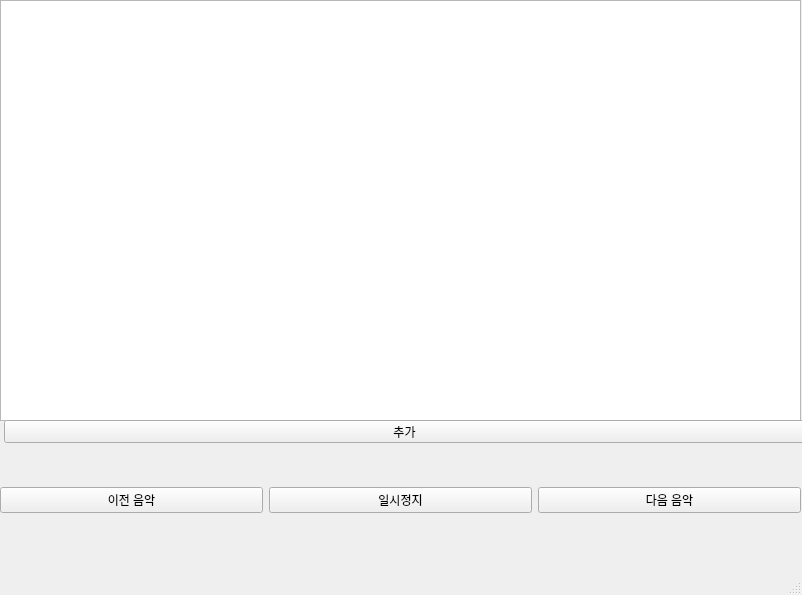
<?xml version="1.0" encoding="UTF-8"?>
<ui version="4.0">
 <class>MainWindow</class>
 <widget class="QMainWindow" name="MainWindow">
  <property name="geometry">
   <rect>
    <x>0</x>
    <y>0</y>
    <width>802</width>
    <height>595</height>
   </rect>
  </property>
  <property name="windowTitle">
   <string>음악 플레이어</string>
  </property>
  <widget class="QWidget" name="centralwidget">
   <widget class="QWidget" name="horizontalLayoutWidget">
    <property name="geometry">
     <rect>
      <x>0</x>
      <y>440</y>
      <width>801</width>
      <height>121</height>
     </rect>
    </property>
    <layout class="QHBoxLayout" name="horizontalLayout">
     <item>
      <widget class="QPushButton" name="past_button">
       <property name="text">
        <string>이전 음악</string>
       </property>
       <property name="shortcut">
        <string>Left</string>
       </property>
      </widget>
     </item>
     <item>
      <widget class="QPushButton" name="pause_button">
       <property name="text">
        <string>일시정지</string>
       </property>
       <property name="shortcut">
        <string>Space</string>
       </property>
      </widget>
     </item>
     <item>
      <widget class="QPushButton" name="next_button">
       <property name="text">
        <string>다음 음악</string>
       </property>
       <property name="shortcut">
        <string>Right</string>
       </property>
      </widget>
     </item>
    </layout>
   </widget>
   <widget class="QWidget" name="gridLayoutWidget">
    <property name="geometry">
     <rect>
      <x>0</x>
      <y>0</y>
      <width>801</width>
      <height>421</height>
     </rect>
    </property>
    <layout class="QGridLayout" name="gridLayout">
     <item row="0" column="0">
      <widget class="QListView" name="listView"/>
     </item>
    </layout>
   </widget>
   <widget class="QPushButton" name="AddSong">
    <property name="geometry">
     <rect>
      <x>4</x>
      <y>420</y>
      <width>801</width>
      <height>23</height>
     </rect>
    </property>
    <property name="text">
     <string>추가</string>
    </property>
   </widget>
  </widget>
  <widget class="QMenuBar" name="menubar">
   <property name="geometry">
    <rect>
     <x>0</x>
     <y>0</y>
     <width>802</width>
     <height>21</height>
    </rect>
   </property>
  </widget>
  <widget class="QStatusBar" name="statusbar"/>
 </widget>
 <resources/>
 <connections/>
</ui>
